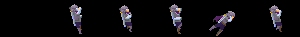

A 2D game scene composited from a Tiled map and its tileset images. What follows is a short description and the map's XML, with every tile layer's data as written:
An orthogonal 6x1 tile map with 50x37 px tiles, 1 tile layer (Tile Layer 1).

<map version="1.2" tiledversion="1.2.5" orientation="orthogonal" renderorder="right-down" width="6" height="1" tilewidth="50" tileheight="37" infinite="0" nextlayerid="2" nextobjectid="1">
 <tileset firstgid="1" source="character.tsx" />
 <layer id="1" name="Tile Layer 1" width="6" height="1">
  <data encoding="csv">
96,94,93,92,91,95
</data>
 </layer>
</map>